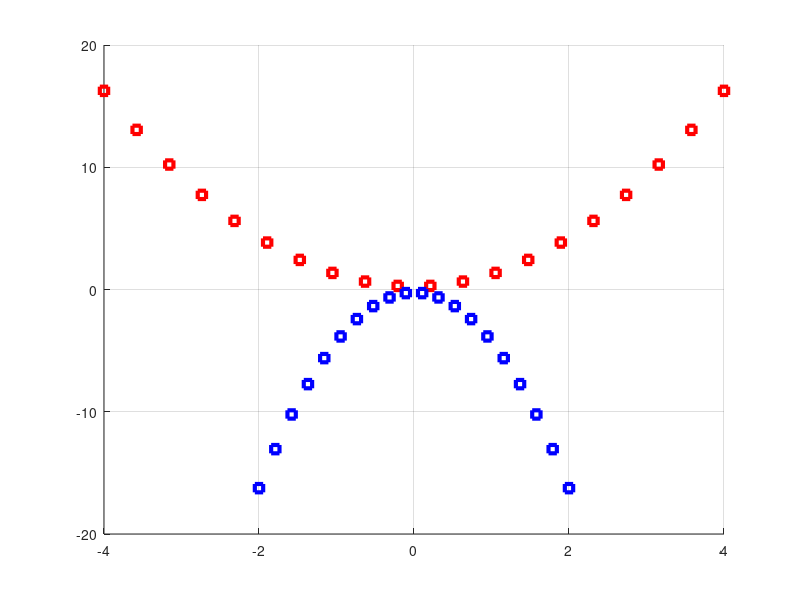

The MATLAB source for this figure: (Note: this script raises an error after producing the figure.)
%Didier Aguilar
%Lenin Garnica

%Didier Aguilar

positive_plate_width = 8; negative_plate_width=4;
space = 50;
d_between_plates = 0.5;

charges_quantity=20; 
Q=1000; individual_charge = Q/charges_quantity; ke= 9e9; 

n=50;
x = linspace(-space,space,n);
y = linspace(-space,space,n);

positive_x_positions= linspace(-positive_plate_width/2, ...
    positive_plate_width/2, charges_quantity);
negative_x_positions= linspace(-negative_plate_width/2 ...
    ,negative_plate_width /2,charges_quantity);
%variables use to create a vector with the y positions
create_parabola = @(x,a,c) a .* x.^2  +  c ;
positive_y_positions = create_parabola(positive_x_positions, 1, ...
    d_between_plates / 2);
negative_y_positions = create_parabola(negative_x_positions, -4, ...
    -d_between_plates / 2);


hold on 
grid on
for i=1:charges_quantity
    disp(i)
    plot(positive_x_positions(i),positive_y_positions(i), "rs", "LineWidth",3)
    plot(negative_x_positions(i),negative_y_positions(i), "bs", "LineWidth",3)
end

%Potencial
V = zeros(points_in_space, points_in_space); % matriz del potencial
s = 1e-3;  % para evitar división por cero

for i = 1:charges_quantity
    for ix = 1:points_in_space
        for iy = 1:points_in_space
            rx = x(ix);
            ry = y(iy);

            % Potencial de carga positiva
            dxp = rx - positive_x_positions(i);
            dyp = ry - positive_y_positions(i);
            rp = sqrt(dxp^2 + dyp^2) + s;
            V(ix, iy) = V(ix, iy) + ke * individual_charge / rp;

            % Potencial de carga negativa
            dxn = rx - negative_x_positions(i);
            dyn = ry - negative_y_positions(i);
            rn = sqrt(dxn^2 + dyn^2) + s;
            V(ix, iy) = V(ix, iy) - ke * individual_charge / rn;
        end
    end
end
[X, Y] = meshgrid(x, y); % Malla para graficar

figure
pcolor(X, Y, V')  % Mapa de color del potencial
shading interp
colormap jet
colorbar
title('Potencial eléctrico')
xlabel('x')
ylabel('y')
